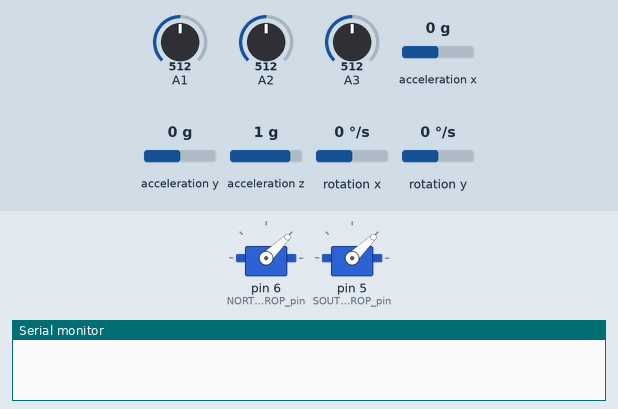
This sketch was run on a simulated Arduino Uno, built with avr-gcc and run on an emulated ATmega328P. Shown: 2 × servo, the last lines printed to the serial monitor. Wiring (inferred from the names in the program): MPU-6050 motion sensor at I2C address 0x68. The inputs (shaded band) are chosen by the test bench; at power-on: acceleration z 1 g, A1 = 512, A2 = 512, A3 = 512, acceleration x 0 g, acceleration y 0 g, rotation x 0 °/s, rotation y 0 °/s.

Above: at 0.1 s.
At 8.2 s:
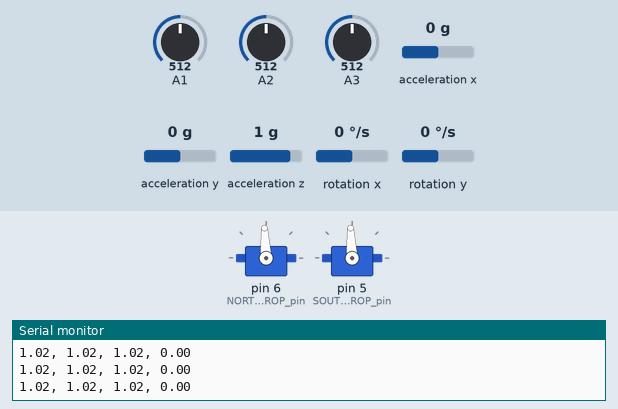
8.3 s: acceleration z set to 0 g
At 9.7 s:
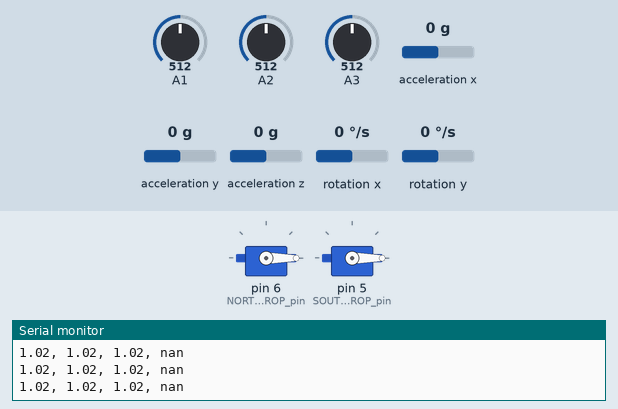
Timing chart, 0 to 11.3 s (numbered marks = the images above; inputs shaded):
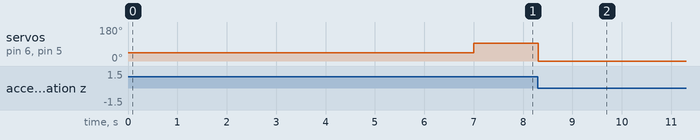

Measured:
- after the input at 8.3 s, servo on pin 6 (NORTH_PROP_pin), servo on pin 5 (SOUTH_PROP_pin): 93° → 0° at once

The sketch:

PID_tuning_with_comments.ino
```cpp
/* code hacked together quickly to tune the PID loop
 *
 */

#include "PIDclass.h"
#include <Wire.h>
#include <Servo.h>

//declaring a PID loop (it's a seperate class cause it's nice to have less cluttered code)
PIDclass Xaxis(0, 0, 0); //starting constants

//declaring props as servos
Servo north_prop;
Servo south_prop;
const byte NORTH_PROP_pin = 6;
const byte SOUTH_PROP_pin = 5;


unsigned long elapsedTime, timePrev;
unsigned long time = 0;


////////////////////////////////get time function - used for PID//////////////////////////////////
void get_time(){
  timePrev = time;  // the previous time is stored before the actual time read
  time = millis();  // actual time read
  elapsedTime = time - timePrev;
}


///////////////////////////////////////////////////////IMU stuff (getting gyro angles from the MPU6050)///////////////////////////////////////////////////////////
const float rad_to_deg = 180/3.141592654;
int16_t Acc_rawX, Acc_rawY, Acc_rawZ, Gyr_rawX, Gyr_rawY, Gyr_rawZ;
float Acceleration_angle[2];
float Gyro_angle[2];
float Total_angle[2];

void read_IMU(){
  Wire.beginTransmission(0x68);
  Wire.write(0x3B); //Ask for the 0x3B register- correspond to AcX
  Wire.endTransmission(false);
  Wire.requestFrom(0x68,6,true);

  Acc_rawX=Wire.read()<<8|Wire.read(); //each value needs two registres
  Acc_rawY=Wire.read()<<8|Wire.read();
  Acc_rawZ=Wire.read()<<8|Wire.read();

  /*---X---*/
  Acceleration_angle[0] = atan((Acc_rawY/16384.0)/sqrt(pow((Acc_rawX/16384.0),2) + pow((Acc_rawZ/16384.0),2)))*rad_to_deg;
  /*---Y---*/
  Acceleration_angle[1] = atan(-1*(Acc_rawX/16384.0)/sqrt(pow((Acc_rawY/16384.0),2) + pow((Acc_rawZ/16384.0),2)))*rad_to_deg;

  Wire.beginTransmission(0x68);
  Wire.write(0x43); //Gyro data first adress
  Wire.endTransmission(false);
  Wire.requestFrom(0x68,4,true); //Just 4 registers

  Gyr_rawX=Wire.read()<<8|Wire.read(); //Once again we shift and sum
  Gyr_rawY=Wire.read()<<8|Wire.read();

  /*---X---*/
  Gyro_angle[0] = Gyr_rawX/131.0;
  /*---Y---*/
  Gyro_angle[1] = Gyr_rawY/131.0;
  /*---X axis angle---*/
  Total_angle[0] = 0.98 *(Total_angle[0] + Gyro_angle[0]*elapsedTime) + 0.02*Acceleration_angle[0];
  /*---Y axis angle---*/
  Total_angle[1] = 0.98 *(Total_angle[1] + Gyro_angle[1]*elapsedTime) + 0.02*Acceleration_angle[1];

  /*Now we have our angles in degree and values from -10º0 to 100º aprox*/
  //////////////////////end of IMU stuff --- angles stores in total_angle[1 and 2]////////////////////////////////////////
}


void setup(){
  Serial.begin(250000); //debug

  //IMU comunication
  Wire.begin();
  Wire.beginTransmission(0x68);
  Wire.write(0x6B);
  Wire.write(0);
  Wire.endTransmission(true);

  //initialise motors
  north_prop.attach(NORTH_PROP_pin);
  south_prop.attach(SOUTH_PROP_pin);

  north_prop.writeMicroseconds(1000);
  south_prop.writeMicroseconds(1000);

  //delay to inisilise ESCs
  delay(7000);
  Serial.print("start");
}


void loop(){
  get_time();

  read_IMU();

  Xaxis.calculate_PID(elapsedTime, 0, Acceleration_angle[0]);

  long power = 1500;
  north_prop.writeMicroseconds(power+Xaxis.PID);
  south_prop.writeMicroseconds(power-Xaxis.PID);


//adjusting PID constants based on 3 seperate potentiometers during tuning (just an easy way of doing it tbh)//
  //P = A1
  //I = A2
  //D = A3

  Xaxis._kp = (float)analogRead(A1)/500;
  Xaxis._ki = (float)analogRead(A2)/500;
  Xaxis._kd = (float)analogRead(A3)/500;

  if (Xaxis._ki < 0.001) Xaxis.pid_i=0;


//debugging prints
  Serial.print(Xaxis._kp);
  Serial.print(", ");
  Serial.print(Xaxis._ki);
  Serial.print(", ");
  Serial.print(Xaxis._kd);
  Serial.print(", ");
  Serial.println(Xaxis.PID);
}
```

PIDclass.cpp
```cpp
#include "PIDclass.h"

PIDclass::PIDclass(double kp, double ki, double kd) {
  _kp = kp;
  _ki = ki;
  _kd = kd;

  pid_p=0;
  pid_i=0;
  pid_d=0;
}

void PIDclass::calculate_PID(unsigned long elapsedTime, float input, float feedback){
  float error = feedback - input;
  pid_p = _kp*error;
  if(-3 <error <3) pid_i = pid_i+(_ki*error);

  pid_d = _kd*((error - previous_error)/elapsedTime);
  PID = (pid_p + pid_i + pid_d);

  previous_error = error;

  if (pid_i > 50) pid_i = 50;
  if (pid_i <-50) pid_i = -50;
}
```

PIDclass.h
```cpp
#ifndef PIDclass_h
#define PIDclass_h
class PIDclass {
  public:
    PIDclass(double kp, double ki, double kd);
    void calculate_PID(unsigned long elapsedTime, float input, float feedback);
    float PID;
    double _kp;
    double _ki;
    double _kd;

    float previous_error;
    float pid_p;
    float pid_i;
    float pid_d;

  //private:
};
#endif
```
